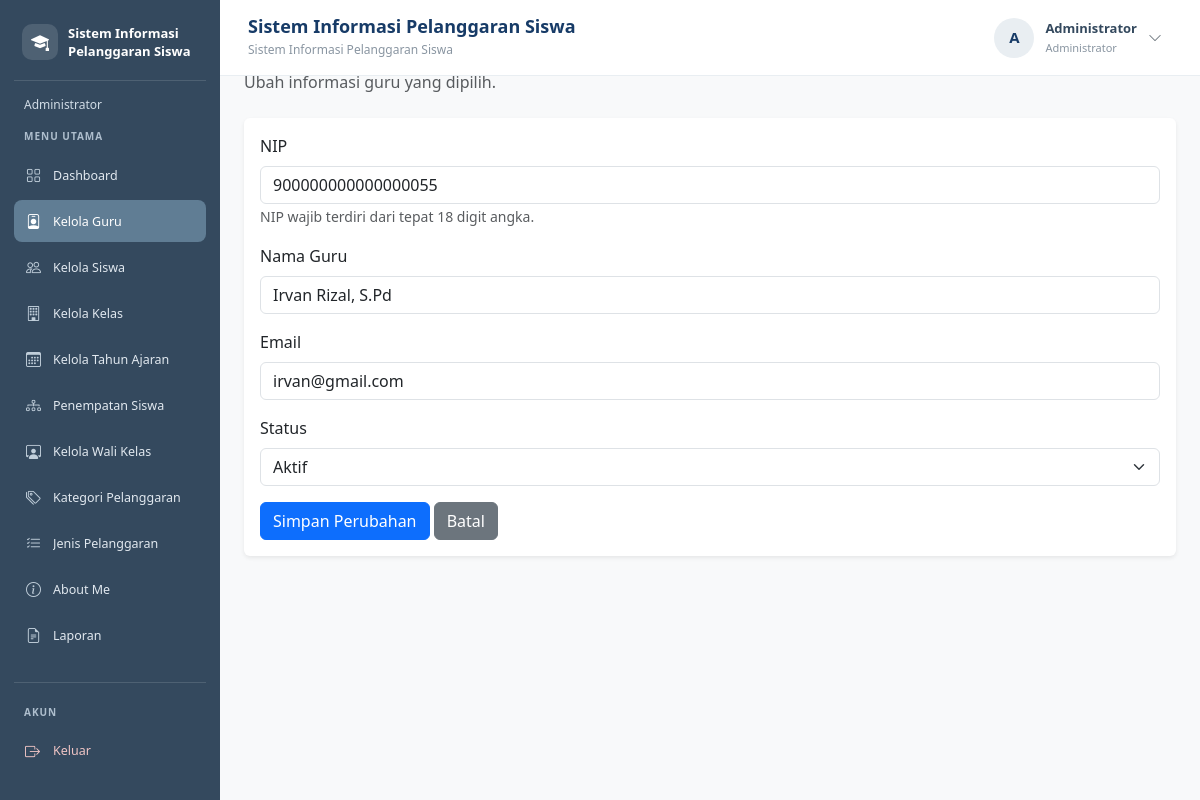
/edit_guru.php?id=55 (signed in), run on the app's committed database.
### tables this page shows
CREATE TABLE `t_guru` (
  `id` int(11) NOT NULL,
  `nip` varchar(30) NOT NULL,
  `nama` varchar(150) NOT NULL,
  `email` varchar(150) NOT NULL,
  `status_aktif` tinyint(1) NOT NULL,
  `user_id` int(11) NOT NULL,
  `created_at` timestamp NOT NULL DEFAULT current_timestamp(),
  `updated_at` timestamp NOT NULL DEFAULT current_timestamp()
);

### edit_guru.php (the view, shortened to what this page needs)
<?php
include "config/koneksi.php";
$id = filter_input(INPUT_GET, 'id', FILTER_VALIDATE_INT);
$stmt = mysqli_prepare(
    $koneksi,
    "SELECT nip, nama, email, status_aktif
     FROM t_guru WHERE id = ?"
);
mysqli_stmt_bind_param($stmt, "i", $id);
mysqli_stmt_execute($stmt);
$result = mysqli_stmt_get_result($stmt);
$guru = mysqli_fetch_assoc($result);
?>
<!DOCTYPE html>
<html lang="id">
<head>
    <link href="https://cdn.jsdelivr.net/npm/bootstrap@5.3.8/dist/css/bootstrap.min.css"
          rel="stylesheet">
</head>
<body>
<?php include "includes/sidebar.php"; ?>
<?php include "includes/navbar.php"; ?>
<main class="konten-utama">
    <h2>Edit Data Guru</h2>
    <p class="text-muted mb-4">Ubah informasi guru yang dipilih.</p>
    <div class="card shadow-sm border-0">
        <div class="card-body">
            <form method="POST">
                <div class="mb-3">
                    <label class="form-label">NIP</label>
                    <input
                        type="text"
                        name="nip"
                        class="form-control"
                        minlength="18"
                        maxlength="18"
                        pattern="[0-9]{18}"
                        inputmode="numeric"
                        title="NIP harus tepat 18 digit angka."
                        placeholder="Masukkan 18 digit NIP"
                        required
                        value="<?= htmlspecialchars($guru['nip'] ?? '', ENT_QUOTES, 'UTF-8'); ?>"
                    >
                    <small class="text-muted">
                        NIP wajib terdiri dari tepat 18 digit angka.
                    </small>
                </div>
                <div class="mb-3">
                    <label class="form-label">Nama Guru</label>
                    <input
                        type="text"
                        name="nama"
                        class="form-control"
                        maxlength="150"
                        required
                        value="<?= htmlspecialchars($guru['nama'] ?? '', ENT_QUOTES, 'UTF-8'); ?>"
                    >
                </div>
                <div class="mb-3">
                    <label class="form-label">Email</label>
                    <input
                        type="email"
                        name="email"
                        class="form-control"
                        maxlength="150"
                        required
                        value="<?= htmlspecialchars($guru['email'] ?? '', ENT_QUOTES, 'UTF-8'); ?>"
                    >
                </div>
                <div class="mb-3">
                    <label class="form-label">Status</label>
                    <select name="status_aktif" class="form-select" required>
                        <option value="1" <?= (string)$guru['status_aktif'] === '1' ? 'selected' : ''; ?>>
                            Aktif
                        </option>
                    </select>
                </div>
                <button type="submit" class="btn btn-primary">
                    Simpan Perubahan
                </button>
                <a href="data_guru.php" class="btn btn-secondary">
                    Batal
                </a>
            </form>
        </div>
    </div>
</main>
</body>
</html>

### edit_guru.php (style rules this page uses)
body { margin: 0; background: #f8f9fa; }
.konten-utama { margin-left: 220px; width: calc(100% - 220px); min-height: 100vh; padding: 24px; box-sizing: border-box; }

### data on the page
t_guru: nip "900000000000000055", nama "Irvan Rizal, S.Pd", email "irvan@gmail.com", status_aktif "Aktif"

### other printed values
$labelRole "Administrator"
$menu[0] "Dashboard"
$menu[0] "Kelola Guru"
$menu[0] "Kelola Siswa"
$menu[0] "Kelola Kelas"
$menu[0] "Kelola Tahun Ajaran"
$menu[0] "Penempatan Siswa"
$menu[0] "Kelola Wali Kelas"
$menu[0] "Kategori Pelanggaran"
$menu[0] "Jenis Pelanggaran"
$menu[0] "About Me"
$menu[0] "Laporan"
$judulNavbar "Sistem Informasi Pelanggaran Siswa"
$inisial "A"
$namaPengguna "Administrator"
